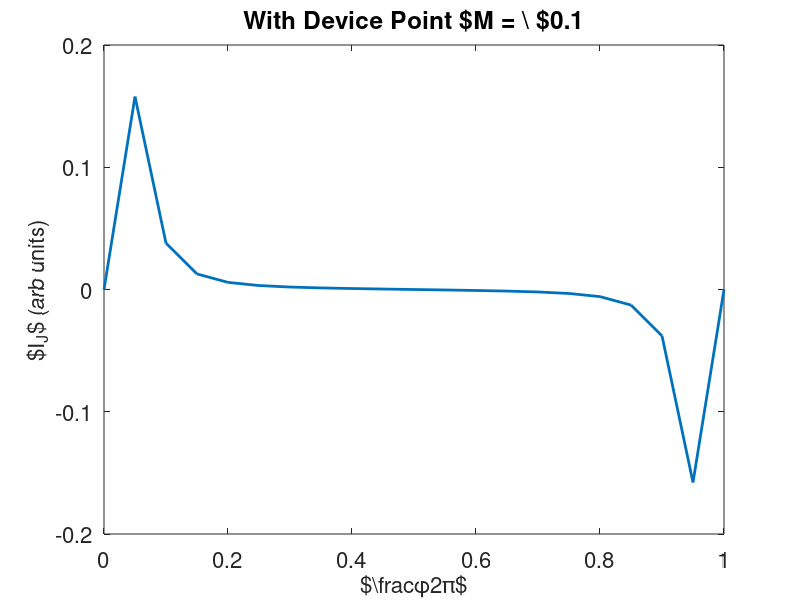

Here is the MATLAB script that generated this plot:
%calculation of the Josephson current vs phase directly using the current
%operator
%device point added

%tolerance for calculation of surface Green's function
eps = 1e-4;

%0+ to get convergence to retarded Green's function
eta = 1e-8;

%energies in eV
t0 = 0.1;
Delta = 0.008;
kT = 0.002;

phi_vec = 2*pi*(0:0.05:1);
I_phi = zeros(2,length(phi_vec));

%tunelling
M0 = 0.1;
M = M0 .* [1 0; 0 1];

%device Hamiltonian
t1 = 0.1;
alpha = [2*t1 0; 0 -2*t1];
beta = -t1* [1 0; 0 -1];
H_D = [alpha beta zeros(2);beta' alpha beta;zeros(2) beta' alpha]; 


for ii = 1:length(phi_vec)
    phi = phi_vec(ii);

    Delta1 = Delta;
    alpha1 = [2*t0 Delta1; conj(Delta1) -2*t0];
    beta1 = -t0* [1 0; 0 -1];

    Delta2 = Delta * exp(1i*phi);
    alpha2 = [2*t0 Delta2; conj(Delta2) -2*t0];
    beta2 = -t0* [1 0; 0 -1];

    E = 4 * t0 *(0:0.01:1);
    I_E = zeros(2,length(E));
    for jj = 1:length(E)
        EE = E(jj);
    
        %calculation of g iteratively
        if jj == 1
            g1 = inv(alpha1);
            g1_last = inv(alpha1);
        end
        err = 1;
        for kk = 1:1000
            g1 = inv((EE + 1i*eta)*eye(2) - alpha1 - beta1'*g1*beta1);
            err = norm(g1 - g1_last,1)/norm(g1,1);
            if  err < eps
                break
            end
            %for faster convergence
            g1 = 0.5 * (g1 + g1_last);
            g1_last = g1;
        end
    
        if jj == 1
            g2 = inv(alpha2);
            g2_last = inv(alpha2);
        end
        err = 1;
        for kk = 1:1000
            g2 = inv((EE + 1i*eta)*eye(2) - alpha2 - beta2'*g2*beta2);
            err = norm(g2 - g2_last,1)/norm(g2,1);
            if  err < eps
                break
            end
            %for faster convergence
            g2 = 0.5 * (g2 + g2_last);
            g2_last = g2;
        end
        
        g_D = inv((EE + 1i*eta) .* eye(6) - H_D);
        G_D = ...
        inv([inv(g1) -[M zeros(2,6)];-[M ; zeros(4,2)] inv(g_D) -[zeros(4,2);M];-[zeros(2,6) M'] inv(g2)]);
        sigma1_corr = (1.0/(1 + exp(EE/kT))) * beta1' * (g1' - g1) * beta1;
        sigma2_corr = (1.0/(1 + exp(EE/kT))) * beta2 * (g2' - g2) * beta2';
        Sigma_D_corr = ...
        [sigma1_corr zeros(2,8); 
         zeros(6,10); 
         zeros(2,8) sigma2_corr];
     
        G_corr = G_D * Sigma_D_corr * G_D';
        
        I_op = M * G_corr(3:4,1:2) - G_corr(1:2,3:4) * M;
        I_E(1,jj) = I_op(1,1) - I_op(2,2);    
        
        %calculation without device point, symbols resued, be careful in
        %further use
        G_D = inv([inv(g1) -M;-M' inv(g2)]);
        sigma1_corr = (1.0/(1 + exp(EE/kT))) * beta1' * (g1' - g1) * beta1;
        sigma2_corr = (1.0/(1 + exp(EE/kT))) * beta2 * (g2' - g2) * beta2';
        Sigma_D_corr = [sigma1_corr zeros(2,2);zeros(2,2) sigma2_corr];
        G_corr = G_D * Sigma_D_corr * G_D';
        
        I_op = M * G_corr(3:4,1:2) - G_corr(1:2,3:4) * M;
        I_E(2,jj) = I_op(1,1) - I_op(2,2);
        
    end
    I_phi(1,ii) = sum(I_E(1,:));
    I_phi(2,ii) = sum(I_E(2,:));
end

figure(1)
plot(phi_vec/(2*pi),I_phi(1,:),'LineWidth',2)
set(0,'DefaultTextInterpreter', 'latex');
set(gca,'Fontsize',[16]);
xlabel('$\frac{\phi}{2\pi}$','FontSize',16);
ylabel('$I_J$ (arb units)','FontSize',16);
title(strcat('With Device Point $M = \ $ ',num2str(M0)));
%hold on;
%figure(2);
%plot(phi_vec/(2*pi),I_phi(2,:),'LineWidth',2)
%hold off;
%set(0,'DefaultTextInterpreter', 'latex');
%set(gca,'Fontsize',[16]);
%xlabel('$\frac{\phi}{2\pi}$','FontSize',16);
%ylabel('$I_J$ (arb units)','FontSize',16);
%title(strcat('Without Device Point $M = \ $ ',num2str(M0)));
%legend_handle = legend({'With Device Point','Without Device Point'},'Location','NorthEast');
%set(legend_handle,'Interpreter','latex');
        